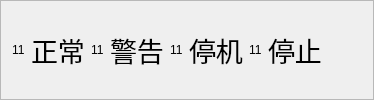
                      <widget class="QFrame" name="frame_10">
                       <property name="frameShape">
                        <enum>QFrame::Shape::StyledPanel</enum>
                       </property>
                       <property name="frameShadow">
                        <enum>QFrame::Shadow::Raised</enum>
                       </property>
                       <layout class="QGridLayout" name="gridLayout_29">
                        <item row="0" column="3">
                         <widget class="QLabel" name="label_64">
                          <property name="font">
                           <font>
                            <pointsize>20</pointsize>
                           </font>
                          </property>
                          <property name="text">
                           <string>警告</string>
                          </property>
                         </widget>
                        </item>
                        <item row="0" column="5">
                         <widget class="QLabel" name="label_66">
                          <property name="font">
                           <font>
                            <pointsize>20</pointsize>
                           </font>
                          </property>
                          <property name="text">
                           <string>停机</string>
                          </property>
                         </widget>
                        </item>
                        <item row="0" column="4">
                         <widget class="QLabel" name="start_tips_wrong">
                          <property name="text">
                           <string>11</string>
                          </property>
                         </widget>
                        </item>
                        <item row="0" column="1">
                         <widget class="QLabel" name="label_62">
                          <property name="font">
                           <font>
                            <pointsize>20</pointsize>
                           </font>
                          </property>
                          <property name="text">
                           <string>正常</string>
                          </property>
                         </widget>
                        </item>
                        <item row="0" column="7">
                         <widget class="QLabel" name="label_67">
                          <property name="font">
                           <font>
                            <pointsize>20</pointsize>
                           </font>
                          </property>
                          <property name="text">
                           <string>停止</string>
                          </property>
                         </widget>
                        </item>
                        <item row="0" column="0">
                         <widget class="QLabel" name="start_tips_normal">
                          <property name="text">
                           <string>11</string>
                          </property>
                         </widget>
                        </item>
                        <item row="0" column="8">
                         <spacer name="horizontalSpacer_13">
                          <property name="orientation">
                           <enum>Qt::Orientation::Horizontal</enum>
                          </property>
                          <property name="sizeHint" stdset="0">
                           <size>
                            <width>40</width>
                            <height>20</height>
                           </size>
                          </property>
                         </spacer>
                        </item>
                        <item row="0" column="2">
                         <widget class="QLabel" name="start_tips_warning">
                          <property name="text">
                           <string>11</string>
                          </property>
                         </widget>
                        </item>
                        <item row="0" column="6">
                         <widget class="QLabel" name="start_tips_stop">
                          <property name="text">
                           <string>11</string>
                          </property>
                         </widget>
                        </item>
                       </layout>
                      </widget>
